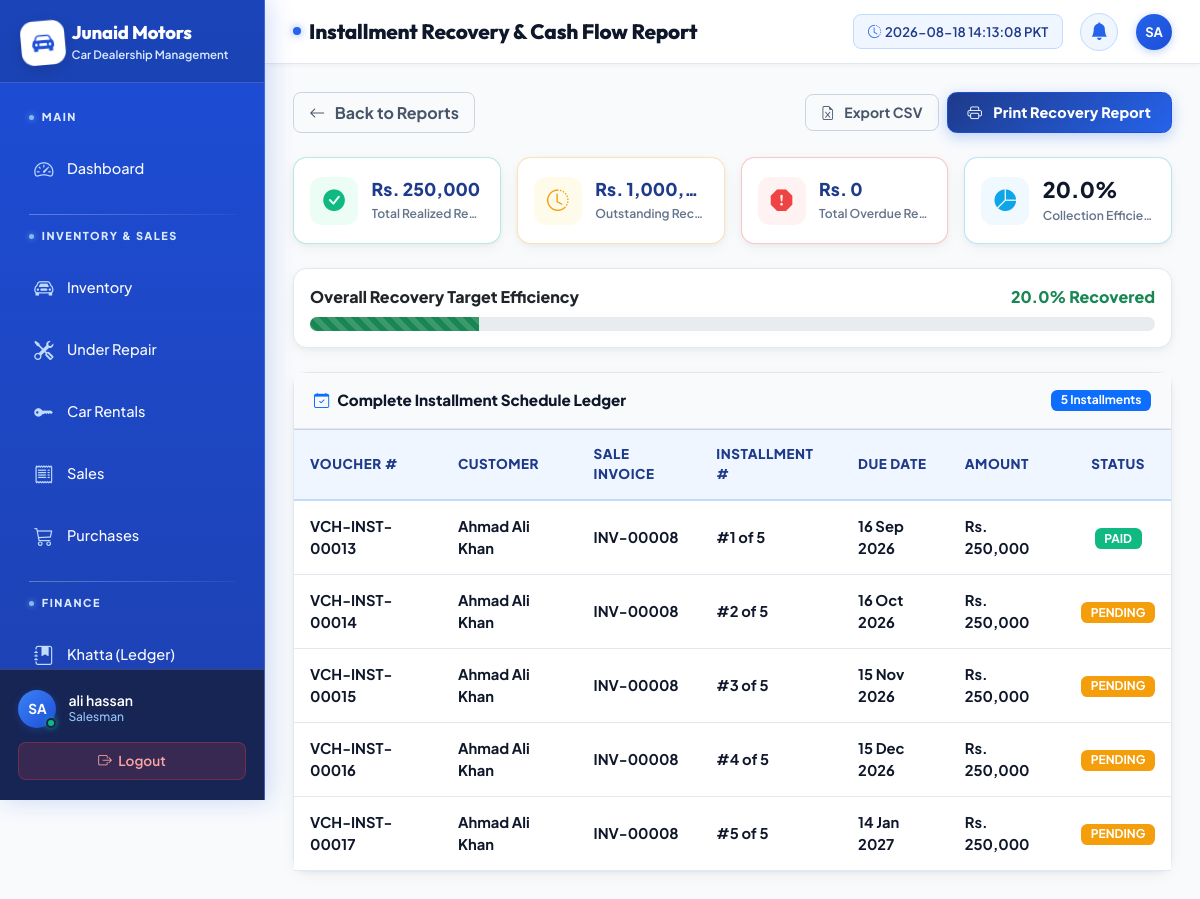
The app's page /reports/installments/ (signed in) with its own data.
### apps/staff/models.py (models this page shows, shortened)
class StaffProfile(models.Model):
    ROLE_CHOICES = [
        ('admin', 'Admin'),
        ('manager', 'Manager'),
        ('salesman', 'Salesman'),
        ('accountant', 'Accountant'),
    ]
    user = models.OneToOneField(User, on_delete=models.CASCADE)
    role = models.CharField(max_length=20, choices=ROLE_CHOICES)
    phone = models.CharField(max_length=20)
    is_active = models.BooleanField(default=True)

### apps/installments/models.py (models this page shows, shortened)
class Installment(models.Model):
    STATUS_CHOICES = [
        ('pending', 'Pending'),
        ('paid', 'Paid'),
        ('overdue', 'Overdue'),
    ]
    sale = models.ForeignKey('sales.Sale', on_delete=models.CASCADE)
    customer = models.ForeignKey('customers.Customer', on_delete=models.CASCADE)
    installment_no = models.IntegerField()
    due_date = models.DateField()
    amount = models.DecimalField(max_digits=10, decimal_places=2)
    status = models.CharField(max_length=10, choices=STATUS_CHOICES, default='pending')
    paid_date = models.DateField(blank=True, null=True)
    late_fee = models.DecimalField(max_digits=8, decimal_places=2, default=0)
    @property
    def voucher_no(self):
        return f"VCH-INST-{self.id:05d}"

### apps/customers/models.py (models this page shows, shortened)
class Customer(models.Model):
    name = models.CharField(max_length=200)
    cnic = models.CharField(max_length=15, unique=True)
    phone = models.CharField(max_length=20)
    address = models.TextField()
    city = models.CharField(max_length=100)
    created_at = models.DateTimeField(auto_now_add=True)

### apps/sales/models.py (models this page shows, shortened)
class Sale(models.Model):
    PAYMENT_CHOICES = [
        ('cash', 'Cash'),
        ('installment', 'Installment'),
    ]
    PAYMENT_METHOD_CHOICES = [
        ('cash', 'Cash'),
        ('bank_transfer', 'Bank Transfer'),
        ('cheque', 'Cheque'),
    ]
    PAYMENT_STATUS_CHOICES = [
        ('paid', 'Paid'),
        ('partially_paid', 'Partially Paid'),
        ('pending', 'Pending'),
    ]
    invoice_no = models.CharField(max_length=20, unique=True, blank=True)
    car = models.ForeignKey('inventory.Car', on_delete=models.PROTECT)
    customer = models.ForeignKey('customers.Customer', on_delete=models.PROTECT)
    sale_date = models.DateField(default=django.utils.timezone.now, verbose_name="Sale Date")
    payment_type = models.CharField(max_length=20, choices=PAYMENT_CHOICES, default='cash', verbose_name="Sale Type")
    payment_method = models.CharField(max_length=20, choices=PAYMENT_METHOD_CHOICES, default='cash', verbose_name="Payment Method")
    payment_status = models.CharField(max_length=20, choices=PAYMENT_STATUS_CHOICES, default='pending', verbose_name="Payment Status")
    video = models.FileField(upload_to='sale_videos/', blank=True, null=True)
    total_amount = models.DecimalField(max_digits=12, decimal_places=2, verbose_name="Total Sale Price")
    payment_received = models.DecimalField(max_digits=12, decimal_places=2, default=0, verbose_name="Payment Received")
    down_payment = models.DecimalField(max_digits=12, decimal_places=2, default=0, verbose_name="Down Payment")
    monthly_installment = models.DecimalField(max_digits=10, decimal_places=2, default=0, verbose_name="Installment Amount")
    installment_months = models.IntegerField(default=0, verbose_name="Total Installments")
    profit = models.DecimalField(max_digits=12, decimal_places=2, default=0)

### apps/reports/views.py (the view, shortened to what this page needs)
# urls.py: path('installments/', views.installments_report, name='installments_report'),
@login_required
def installments_report(request):
    today = timezone.now().date()
    installments = Installment.objects.select_related('sale', 'customer').order_by('due_date')
    paid_inst = installments.filter(status='paid')
    pending_inst = installments.filter(status='pending')
    overdue_inst = installments.filter(status='overdue')
    total_collected = paid_inst.aggregate(Sum('amount'))['amount__sum'] or 0
    total_pending = pending_inst.aggregate(Sum('amount'))['amount__sum'] or 0
    total_overdue = overdue_inst.aggregate(Sum('amount'))['amount__sum'] or 0
    total_receivables = total_pending + total_overdue
    total_all = total_collected + total_receivables
    recovery_rate = round((total_collected / total_all * 100), 1) if total_all > 0 else 100.0
    overdue_list = overdue_inst.order_by('due_date')
    this_month_start = today.replace(day=1)
    if today.month == 12:
        next_month_start = today.replace(year=today.year + 1, month=1, day=1)
    else:
        next_month_start = today.replace(month=today.month + 1, day=1)
    due_this_month = installments.filter(
        due_date__gte=this_month_start,
        due_date__lt=next_month_start
    )
    due_this_month_amount = due_this_month.aggregate(Sum('amount'))['amount__sum'] or 0
    context = {
        'installments': installments,
        'total_collected': total_collected,
        'total_pending': total_pending,
        'total_overdue': total_overdue,
        'total_receivables': total_receivables,
        'recovery_rate': recovery_rate,
        'overdue_list': overdue_list,
        'due_this_month_count': due_this_month.count(),
        'due_this_month_amount': due_this_month_amount,
        'today': today,
    }
    return render(request, 'reports/installments_report.html', context)

### apps/dashboard/context_processors.py (called while the page is built)
def overdue_count(request):
    if request.user.is_authenticated:
        today = timezone.now().date()
        count = Installment.objects.filter(
            Q(status='overdue') | Q(status='pending', due_date__lt=today)
        ).count()
        return {'overdue_count': count}
    return {'overdue_count': 0}

### templates/reports/installments_report.html (shortened to what this page needs)
{% extends 'base.html' %}
{% load humanize %}
{% block page_title %}Installment Recovery & Cash Flow Report{% endblock %}
{% block content %}
<div class="d-flex flex-wrap justify-content-between align-items-center gap-3 mb-4 no-print">
  <a href="{% url 'reports_home' %}" class="btn-ghost fw-bold"><i class="bi bi-arrow-left me-1"></i>Back to Reports</a>
  <div class="d-flex align-items-center gap-2">
    <a href="?export=csv" class="btn btn-sm btn-ghost fw-bold text-success" title="Download Excel CSV"><i class="bi bi-file-earmark-excel me-1"></i>Export CSV</a>
    <button onclick="window.print()" class="btn btn-sm btn-amber fw-bold"><i class="bi bi-printer me-1"></i>Print Recovery Report</button>
  </div>
</div>
<div class="row g-3 mb-4">
  <div class="col-md-3">
    <div class="stat-card success">
      <div class="stat-icon"><i class="bi bi-check-circle-fill"></i></div>
      <div class="stat-content">
        <div class="stat-value text-amount text-profit fw-extra-bold">Rs. {{ total_collected|floatformat:0|intcomma }}</div>
        <div class="stat-label">Total Realized Recoveries</div>
      </div>
    </div>
  </div>
  <div class="col-md-3">
    <div class="stat-card warning">
      <div class="stat-icon"><i class="bi bi-clock-history"></i></div>
      <div class="stat-content">
        <div class="stat-value text-amount fw-extra-bold">Rs. {{ total_receivables|floatformat:0|intcomma }}</div>
        <div class="stat-label">Outstanding Receivables</div>
      </div>
    </div>
  </div>
  <div class="col-md-3">
    <div class="stat-card danger">
      <div class="stat-icon"><i class="bi bi-exclamation-octagon-fill"></i></div>
      <div class="stat-content">
        <div class="stat-value text-amount text-danger fw-extra-bold">Rs. {{ total_overdue|floatformat:0|intcomma }}</div>
        <div class="stat-label">Total Overdue Receivables</div>
      </div>
    </div>
  </div>
  <div class="col-md-3">
    <div class="stat-card info">
      <div class="stat-icon"><i class="bi bi-pie-chart-fill"></i></div>
      <div class="stat-content">
        <div class="stat-value fw-extra-bold text-primary">{{ recovery_rate }}%</div>
        <div class="stat-label">Collection Efficiency</div>
      </div>
    </div>
  </div>
</div>
<div class="card mb-4 p-3">
  <div class="d-flex justify-content-between align-items-center mb-2">
    <span class="fw-extra-bold text-dark fs-7">Overall Recovery Target Efficiency</span>
    <span class="fw-extra-bold text-success fs-7">{{ recovery_rate }}% Recovered</span>
  </div>
  <div class="progress" style="height:14px;border-radius:8px;">
    <div class="progress-bar bg-success progress-bar-striped progress-bar-animated" role="progressbar" style="width: {{ recovery_rate }}%"></div>
  </div>
</div>
<div class="card mb-4">
  <div class="card-header d-flex justify-content-between align-items-center">
    <div><i class="bi bi-calendar-check me-2 text-primary"></i><span class="fw-extra-bold">Complete Installment Schedule Ledger</span></div>
    <span class="badge bg-primary fw-bold">{{ installments.count }} Installments</span>
  </div>
  <div class="card-body p-0">
    {% if installments %}
    <div class="table-responsive">
      <table class="table mb-0 align-middle">
        <thead>
          <tr>
            <th>Voucher #</th>
            <th>Customer</th>
            <th>Sale Invoice</th>
            <th>Installment #</th>
            <th>Due Date</th>
            <th>Amount</th>
            <th class="text-center">Status</th>
          </tr>
        </thead>
        <tbody>
          {% for inst in installments %}
          <tr>
            <td class="fw-extra-bold text-amber">{{ inst.voucher_no }}</td>
            <td class="fw-bold text-dark">{{ inst.customer.name }}</td>
            <td class="fw-bold text-dark">{{ inst.sale.invoice_no }}</td>
            <td class="fw-bold text-dark">#{{ inst.installment_no }} of {{ inst.sale.installment_months }}</td>
            <td class="fw-bold text-dark">{{ inst.due_date|date:"d M Y" }}</td>
            <td class="fw-extra-bold text-dark">Rs. {{ inst.amount|floatformat:0|intcomma }}</td>
            <td class="text-center">
              {% if inst.status == 'paid' %}
                <span class="badge badge-paid">PAID</span>
              {% elif inst.status == 'overdue' %}
                <span class="badge badge-overdue">OVERDUE</span>
              {% else %}
                <span class="badge badge-pending">PENDING</span>
              {% endif %}
            </td>
          </tr>
          {% endfor %}
        </tbody>
      </table>
    </div>
    {% else %}
    <div class="empty-state"><i class="bi bi-calendar-x"></i><p>No installment schedules recorded.</p></div>
    {% endif %}
  </div>
</div>
{% endblock %}

### templates/base.html (shortened to what this page needs)
{% load static %}
{% load humanize %}
<!DOCTYPE html>
<html lang="en" data-bs-theme="light">
<head>
  <link rel="stylesheet" href="https://cdn.jsdelivr.net/npm/bootstrap@5.3.3/dist/css/bootstrap.min.css">
  <link rel="stylesheet" href="https://cdn.jsdelivr.net/npm/bootstrap-icons@1.11.3/font/bootstrap-icons.min.css">
  <link rel="stylesheet" href="{% static 'css/tailwind.css' %}?v=12.0">
  <link rel="stylesheet" href="{% static 'css/custom.css' %}?v=12.0">
  <link rel="stylesheet" href="{% static 'css/animations.css' %}?v=12.0">
</head>
<body>
<nav id="sidebar">
  <div class="sidebar-logo">
    <div class="d-flex align-items-center gap-2">
      <div class="logo-icon-badge">
        <i class="bi bi-car-front-fill"></i>
      </div>
      <div>
        <h4>Junaid Motors</h4>
        <span>Car Dealership Management</span>
      </div>
    </div>
  </div>
  <div class="sidebar-nav">
    <span class="nav-section-label">Main</span>
    <a href="{% url 'dashboard' %}" class="sidebar-link {% if request.resolver_match.url_name == 'dashboard' %}active{% endif %}">
      <i class="bi bi-speedometer2"></i> <span>Dashboard</span>
    </a>
    <span class="nav-section-label">Inventory &amp; Sales</span>
    <a href="{% url 'inventory_list' %}" class="sidebar-link {% if 'inventory' in request.path and 'repair' not in request.path and 'rent' not in request.path %}active{% endif %}">
      <i class="bi bi-car-front"></i> <span>Inventory</span>
    </a>
    <a href="{% url 'repair_list' %}" class="sidebar-link {% if 'repair' in request.path %}active{% endif %}">
      <i class="bi bi-tools"></i> <span>Under Repair</span>
    </a>
    <a href="{% url 'rent_list' %}" class="sidebar-link {% if 'rent' in request.path %}active{% endif %}">
      <i class="bi bi-key-fill"></i> <span>Car Rentals</span>
    </a>
    <a href="{% url 'sales_list' %}" class="sidebar-link {% if 'sale' in request.path %}active{% endif %}">
      <i class="bi bi-receipt"></i> <span>Sales</span>
    </a>
    <a href="{% url 'purchase_list' %}" class="sidebar-link {% if 'purchase' in request.path %}active{% endif %}">
      <i class="bi bi-cart3"></i> <span>Purchases</span>
    </a>
    <span class="nav-section-label">Finance</span>
    <a href="{% url 'khatta_list' %}" class="sidebar-link {% if 'khatta' in request.path %}active{% endif %}">
      <i class="bi bi-journal-bookmark-fill"></i> <span>Khatta (Ledger)</span>
    </a>
  </div>
  <div class="sidebar-footer">
    <div class="user-info">
      <div class="avatar-container">
        <div class="avatar-circle">{{ request.user.username|upper|slice:":2" }}</div>
        <span class="status-indicator online"></span>
      </div>
      <div>
        <div class="user-name">{{ request.user.get_full_name|default:request.user.username }}</div>
        <div class="user-role">
          {% if request.user.staffprofile %}{{ request.user.staffprofile.get_role_display }}{% else %}Admin{% endif %}
        </div>
      </div>
    </div>
    <a href="{% url 'staff_logout' %}" class="btn-logout w-100 text-center d-block">
      <i class="bi bi-box-arrow-right me-1"></i> Logout
    </a>
  </div>
</nav>
<div id="main-content">
  <div id="top-navbar">
    <div class="d-flex align-items-center gap-3">
      <h1 class="page-title">{% block page_title %}Dashboard{% endblock %}</h1>
    </div>
    <div class="navbar-actions">
      <div id="live-clock-wrapper">
        <i class="bi bi-clock-history text-amber me-1"></i>
        <span id="live-clock"></span>
      </div>
      <a href="{% url 'installment_list' %}?status=overdue" class="notif-btn text-decoration-none" title="Notifications">
        <i class="bi bi-bell-fill"></i>
      </a>
      <div class="avatar-circle navbar-avatar" title="{{ request.user.username }}">{{ request.user.username|upper|slice:":2" }}</div>
    </div>
  </div>
  <div id="content-area">
    {% block content %}{% endblock %}
  </div>
</div>
</body>
</html>

### static/css/animations.css (style rules this page uses)
.card, .stat-card, .inventory-card, .lead-card, .form-section-card { transition: transform 0.25s cubic-bezier(0.4, 0, 0.2, 1), box-shadow 0.25s cubic-bezier(0.4, 0, 0.2, 1), border-color 0.25s ease; }
button, .btn, .btn-amber, .btn-primary, .btn-ghost, .btn-outline-amber, .quick-action-btn { transition: all 0.2s cubic-bezier(0.4, 0, 0.2, 1) !important; }
.table tbody tr { transition: background-color 0.18s ease, transform 0.18s ease; }

### records on screen
Installment: voucher_no "VCH-INST-00013", customer.name "Ahmad Ali Khan", sale.invoice_no "INV-00008", installment_no "1", sale.installment_months "5", due_date "16 Sep 2026", amount "250,000", status "PAID"
Installment: voucher_no "VCH-INST-00014", customer.name "Ahmad Ali Khan", sale.invoice_no "INV-00008", installment_no "2", sale.installment_months "5", due_date "16 Oct 2026", amount "250,000", status "PENDING"
Installment: voucher_no "VCH-INST-00015", customer.name "Ahmad Ali Khan", sale.invoice_no "INV-00008", installment_no "3", sale.installment_months "5", due_date "15 Nov 2026", amount "250,000", status "PENDING"
Installment: voucher_no "VCH-INST-00016", customer.name "Ahmad Ali Khan", sale.invoice_no "INV-00008", installment_no "4", sale.installment_months "5", due_date "15 Dec 2026", amount "250,000", status "PENDING"
Installment: voucher_no "VCH-INST-00017", customer.name "Ahmad Ali Khan", sale.invoice_no "INV-00008", installment_no "5", sale.installment_months "5", due_date "14 Jan 2027", amount "250,000", status "PENDING"

### other values on screen
{{ request.user.username|upper|slice:":2" }} "SA"
{{ request.user.get_full_name|default:request.user.username }} "ali hassan"
{{ request.user.staffprofile.get_role_display }} "Salesman"
{{ total_collected|floatformat:0|intcomma }} "250,000"
{{ total_receivables|floatformat:0|intcomma }} "1,000,…"
{{ total_overdue|floatformat:0|intcomma }} "0"
{{ recovery_rate }} "20.0"
{{ installments.count }} "5"
